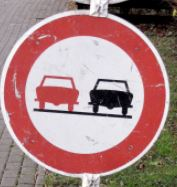
#> input picture p2-traffic-sign-classifier-project/test-images/a.jpg, 177 x 187 px; its folder holds 4 pictures in this run
$ jupyter execute --allow-errors Traffic_Sign_Classifier.ipynb   (shell and % lines are left out)
#> lines starting #> are read from the running program, lines starting #| are printed output that depends on the picture
# Self-Driving Car Engineer Nanodegree

## Deep Learning

## Project: Build a Traffic Sign Recognition Classifier

In this notebook, a template is provided for you to implement your functionality in stages, which is required to successfully complete this project. If additional code is required that cannot be included in the notebook, be sure that the Python code is successfully imported and included in your submission if necessary.

> **Note**: Once you have completed all of the code implementations, you need to finalize your work by exporting the iPython Notebook as an HTML document. Before exporting the notebook to html, all of the code cells need to have been run so that reviewers can see the final implementation and output. You can then export the notebook by using the menu above and navigating to  \n",
    "**File -> Download as -> HTML (.html)**. Include the finished document along with this notebook as your submission.

In addition to implementing code, there is a writeup to complete. The writeup should be completed in a separate file, which can be either a markdown file or a pdf document. There is a [write up template](https://github.com/udacity/CarND-Traffic-Sign-Classifier-Project/blob/master/writeup_template.md) that can be used to guide the writing process. Completing the code template and writeup template will cover all of the [rubric points](https://review.udacity.com/#!/rubrics/481/view) for this project.

The [rubric](https://review.udacity.com/#!/rubrics/481/view) contains "Stand Out Suggestions" for enhancing the project beyond the minimum requirements. The stand out suggestions are optional. If you decide to pursue the "stand out suggestions", you can include the code in this Ipython notebook and also discuss the results in the writeup file.

>**Note:** Code and Markdown cells can be executed using the **Shift + Enter** keyboard shortcut. In addition, Markdown cells can be edited by typically double-clicking the cell to enter edit mode.

---
## Step 0: Load The Data

[cell 1]
# Load pickled data
import pickle

# TODO: Fill this in based on where you saved the training and testing data

training_file = 'traffic-signs-data/train.p'
validation_file = 'traffic-signs-data/valid.p'
testing_file = 'traffic-signs-data/test.p'

#> (the rest of this cell did not finish here and is left out)

---

## Step 1: Dataset Summary & Exploration

The pickled data is a dictionary with 4 key/value pairs:

- `'features'` is a 4D array containing raw pixel data of the traffic sign images, (num examples, width, height, channels).
- `'labels'` is a 1D array containing the label/class id of the traffic sign. The file `signnames.csv` contains id -> name mappings for each id.
- `'sizes'` is a list containing tuples, (width, height) representing the original width and height the image.
- `'coords'` is a list containing tuples, (x1, y1, x2, y2) representing coordinates of a bounding box around the sign in the image. **THESE COORDINATES ASSUME THE ORIGINAL IMAGE. THE PICKLED DATA CONTAINS RESIZED VERSIONS (32 by 32) OF THESE IMAGES**

Complete the basic data summary below. Use python, numpy and/or pandas methods to calculate the data summary rather than hard coding the results. For example, the [pandas shape method](http://pandas.pydata.org/pandas-docs/stable/generated/pandas.DataFrame.shape.html) might be useful for calculating some of the summary results.

### Provide a Basic Summary of the Data Set Using Python, Numpy and/or Pandas

#> (a cell that did not finish here is left out)

### Include an exploratory visualization of the dataset

Visualize the German Traffic Signs Dataset using the pickled file(s). This is open ended, suggestions include: plotting traffic sign images, plotting the count of each sign, etc.

The [Matplotlib](http://matplotlib.org/) [examples](http://matplotlib.org/examples/index.html) and [gallery](http://matplotlib.org/gallery.html) pages are a great resource for doing visualizations in Python.

**NOTE:** It's recommended you start with something simple first. If you wish to do more, come back to it after you've completed the rest of the sections. It can be interesting to look at the distribution of classes in the training, validation and test set. Is the distribution the same? Are there more examples of some classes than others?

[cell 3]
### Data exploration visualization code goes here.
### Feel free to use as many code cells as needed.
import matplotlib.pyplot as plt
import numpy as np

# Visualizations will be shown in the notebook.

#> (the rest of this cell did not finish here and is left out)

----

## Step 2: Design and Test a Model Architecture

Design and implement a deep learning model that learns to recognize traffic signs. Train and test your model on the [German Traffic Sign Dataset](http://benchmark.ini.rub.de/?section=gtsrb&subsection=dataset).

The LeNet-5 implementation shown in the [classroom](https://classroom.udacity.com/nanodegrees/nd013/parts/fbf77062-5703-404e-b60c-95b78b2f3f9e/modules/6df7ae49-c61c-4bb2-a23e-6527e69209ec/lessons/601ae704-1035-4287-8b11-e2c2716217ad/concepts/d4aca031-508f-4e0b-b493-e7b706120f81) at the end of the CNN lesson is a solid starting point. You'll have to change the number of classes and possibly the preprocessing, but aside from that it's plug and play!

With the LeNet-5 solution from the lecture, you should expect a validation set accuracy of about 0.89. To meet specifications, the validation set accuracy will need to be at least 0.93. It is possible to get an even higher accuracy, but 0.93 is the minimum for a successful project submission.

There are various aspects to consider when thinking about this problem:

- Neural network architecture (is the network over or underfitting?)
- Play around preprocessing techniques (normalization, rgb to grayscale, etc)
- Number of examples per label (some have more than others).
- Generate fake data.

Here is an example of a [published baseline model on this problem](http://yann.lecun.com/exdb/publis/pdf/sermanet-ijcnn-11.pdf). It's not required to be familiar with the approach used in the paper but, it's good practice to try to read papers like these.

### Pre-process the Data Set (normalization, grayscale, etc.)

Minimally, the image data should be normalized so that the data has mean zero and equal variance. For image data, `(pixel - 128)/ 128` is a quick way to approximately normalize the data and can be used in this project.

Other pre-processing steps are optional. You can try different techniques to see if it improves performance.

Use the code cell (or multiple code cells, if necessary) to implement the first step of your project.

[cell 4]
### Preprocess the data here. It is required to normalize the data. Other preprocessing steps could include
### converting to grayscale, etc.
### Feel free to use as many code cells as needed.
import cv2
import random

def reshape(gray):
    return gray[:, :, np.newaxis]

def grayscale(img):
    return cv2.cvtColor(img, cv2.COLOR_RGB2GRAY)

def histogram_equalization(gray):
    return cv2.equalizeHist(gray)

def normalize(img):
    return (img - 128) / 128

# [5 lines left out: function translation, not called in this run]

def scaling(img):
    M = cv2.getRotationMatrix2D((16, 16), 0, random.uniform(0.9, 1.1))
    return cv2.warpAffine(img, M, (32, 32), borderMode=cv2.BORDER_REPLICATE)

def rotation(img):
    M = cv2.getRotationMatrix2D((16, 16), random.uniform(-15, 15), 1)
    return cv2.warpAffine(img, M, (32, 32), borderMode=cv2.BORDER_REPLICATE)

def jitter(img):
    return rotation(translation(scaling(img)))

#> (the rest of this cell did not finish here and is left out)

### Model Architecture

[cell 5]
### Define your architecture here.
### Feel free to use as many code cells as needed.
import tensorflow as tf
from tensorflow.contrib.layers import flatten

tf.reset_default_graph()
#> (this line was passed over: tensorflow is not available in this run)

# [4 lines left out: function conv, not called in this run]

def pool(input):
    return tf.nn.max_pool(input, ksize=[1, 2, 2, 1], strides=[1, 2, 2, 1], padding='SAME')

# [33 lines left out: functions fully_connected, my_model, not called in this run]

print('Model is defined.')

### Train, Validate and Test the Model

A validation set can be used to assess how well the model is performing. A low accuracy on the training and validation
sets imply underfitting. A high accuracy on the training set but low accuracy on the validation set implies overfitting.

[cell 6]
### Train your model here.
### Calculate and report the accuracy on the training and validation set.
### Once a final model architecture is selected,
### the accuracy on the test set should be calculated and reported as well.
### Feel free to use as many code cells as needed.
from sklearn.utils import shuffle

EPOCHS = 30
BATCH_SIZE = 128
rate = 0.001
beta = 0.001

#> (the rest of this cell did not finish here and is left out)

#> (a cell that did not finish here is left out)

---

## Step 3: Test a Model on New Images

To give yourself more insight into how your model is working, download at least five pictures of German traffic signs from the web and use your model to predict the traffic sign type.

You may find `signnames.csv` useful as it contains mappings from the class id (integer) to the actual sign name.

### Load and Output the Images

[cell 8]
import os
import cv2

filenames = os.listdir('test-images/')
for filename in filenames:
    img = cv2.imread('test-images/' + filename)
#> img is the input picture: shape (187, 177, 3); mean B, G, R 130.4, 131.3, 169.8
    img = cv2.resize(img, (32, 32))
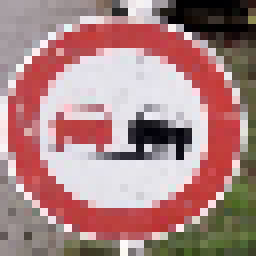
#> img: shape (32, 32, 3) (shown 8 times larger); mean B, G, R 131.1, 132, 170.5
    cv2.imwrite('resized-test-images/' + filename, img)
#> pass 2 of the loop `for filename in filenames:`:
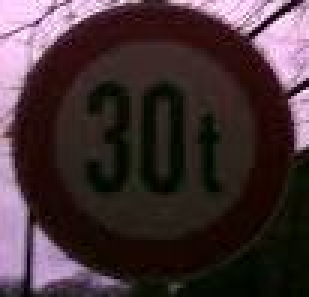
#> input picture p2-traffic-sign-classifier-project/test-images/b.jpg, 103 x 99 px (shown 3 times larger)
#> img is the input picture: shape (99, 103, 3); mean B, G, R 53.4, 49.6, 67.3
#> `img = cv2.resize(img, (32, 32))`:
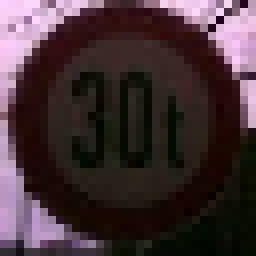
#> img: shape (32, 32, 3) (shown 8 times larger); mean B, G, R 53.4, 49.5, 67.2
#> pass 3 of the loop `for filename in filenames:`:
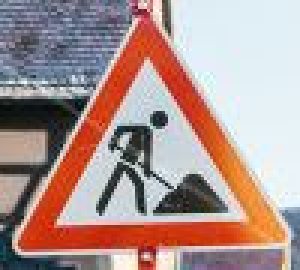
#> input picture p2-traffic-sign-classifier-project/test-images/c.jpg, 100 x 90 px (shown 3 times larger)
#> img is the input picture: shape (90, 100, 3); mean B, G, R 144.5, 148.8, 174
#> `img = cv2.resize(img, (32, 32))`:
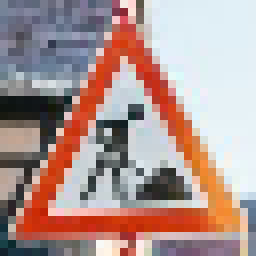
#> img: shape (32, 32, 3) (shown 8 times larger); mean B, G, R 145.1, 149.3, 174.7
#> the loop made 4 passes; the first 3 are shown

[cell 9]
### Load the images and plot them here.
### Feel free to use as many code cells as needed.
import matplotlib.pyplot as plt
import matplotlib.image as mpimg
import numpy as np

# Visualizations will be shown in the notebook.

#> (the rest of this cell did not finish here and is left out)

### Predict the Sign Type for Each Image

[cell 10]
### Run the predictions here and use the model to output the prediction for each image.
### Make sure to pre-process the images with the same pre-processing pipeline used earlier.
### Feel free to use as many code cells as needed.
import tensorflow as tf
from tensorflow.contrib.layers import flatten

def reshape(gray):
    return gray[:, :, np.newaxis]

def grayscale(img):
    return cv2.cvtColor(img, cv2.COLOR_RGB2GRAY)

def histogram_equalization(gray):
    return cv2.equalizeHist(gray)

def normalize(img):
    return (img - 128) / 128

tf.reset_default_graph()
#> (this line was passed over: tensorflow is not available in this run)
